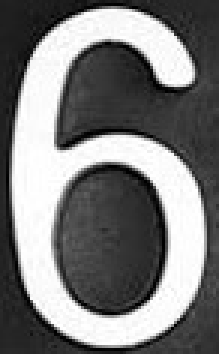
#> input picture 666.jpg, 73 x 118 px, given in place of 16-SomethingWentTerriblyWrongHere.jpg, which was not available (shown 3 times larger)
$ jupyter execute --allow-errors mo3eed.ipynb   (text cells are left out)
#> lines starting #> are read from the running program, lines starting #| are printed output that depends on the picture; after the words box and inside, x2 and y2 are one past the last pixel; in counts of white or black regions, pixels touching at a corner belong together; pictures that were not available may be replaced by others from this repository, and a replacement may not be noted
[cell 1]
import cv2
import urllib
import numpy as np
import matplotlib.pyplot as plt

[cell 2]
img = cv2.imread('C:/Users/Mazen Mohamed/PycharmProjects/cvphase1/16-SomethingWentTerriblyWrongHere.jpg')
#> img is the input picture: shape (118, 73, 3); min 0, max 255, mean 123

if img is not None:
    img_rgb = cv2.cvtColor(img, cv2.COLOR_BGR2RGB)

else:
    print("unable to read")

img_rgb = cv2.cvtColor(img, cv2.COLOR_BGR2RGB)

[cell 3]
plt.imshow(img_rgb);

[cell 4]
img_gray = cv2.cvtColor(img_rgb, cv2.COLOR_RGB2GRAY)
plt.imshow(img_gray, cmap="gray");

[cell 5]
img_gray_threshed = cv2.adaptiveThreshold(src=img_gray,
    maxValue=255,
    adaptiveMethod=cv2.ADAPTIVE_THRESH_GAUSSIAN_C,
    thresholdType=cv2.THRESH_BINARY_INV,
    blockSize=97,
    C=19
)
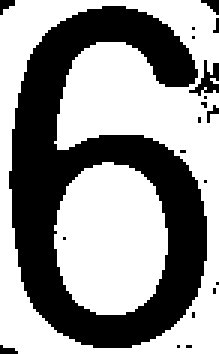
#> img_gray_threshed: shape (118, 73) (shown 3 times larger); 58.5% white; 20 black regions (18 under 20 px), largest, box (x1, y1, x2, y2) and area: (3, 2, 69, 116) 3444, (63, 20, 73, 32) 50
plt.imshow(img_gray_threshed, cmap="gray");

[cell 6]
# Detect lines that are not smaller in length than:
minLineLength = min(img_gray_threshed.shape[0],img_gray_threshed.shape[1])/1000
#> minLineLength = 0.073

lines = cv2.HoughLinesP(
    image=img_gray_threshed,
    rho=1,
    theta=np.pi/180,
    threshold=100,
    minLineLength=minLineLength,
    maxLineGap=15
)
#> lines = [[66, 0, 71, 117], [0, 5, 2, 115], [9, 0, 72, 63], [0, 114, 0, 6], [3, 115, 3, 2], [70, 3, 72, 117], [69, 117, 70, 32]]

tmp_img = np.zeros_like(img_gray_threshed, dtype = np.uint8)
for x1, y1, x2, y2 in lines[:,0]: cv2.line(tmp_img,(x1,y1),(x2,y2),(255,0,0),2)
#> this loop made 7 passes
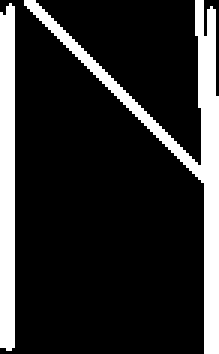
#> tmp_img: shape (118, 73) (shown 3 times larger); 17.5% white; 2 white regions, box (x1, y1, x2, y2) and area: (8, 0, 73, 118) 936, (0, 1, 5, 117) 568
plt.imshow(tmp_img, cmap='gray');

[cell 7]
kernel1 =np.ones((2,2),np.uint8)
kernel=np.ones((3,3),np.uint8)
# dilation=cv2.dilate(tmp_img,kernel1,iterations=5)
erosion=cv2.erode(tmp_img,kernel1,iterations=6)
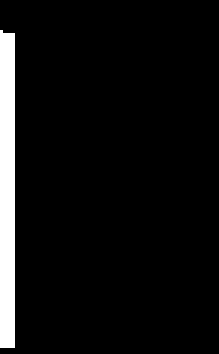
#> erosion: shape (118, 73) (shown 3 times larger); 6.1% white; 1 white region, box (x1, y1, x2, y2) and area: (0, 10, 5, 116) 526
dilation=cv2.dilate(erosion,kernel,iterations=4)
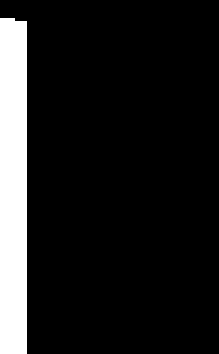
#> dilation: shape (118, 73) (shown 3 times larger); 11.7% white; 1 white region, box (x1, y1, x2, y2) and area: (0, 6, 9, 118) 1004

# closing =cv2.morphologyEx(img_gray_threshed,cv2.MORPH_CLOSE,kernel1,iterations=1)
# opeining =cv2.morphologyEx(dilation,cv2.MORPH_OPEN,kernel1,iterations=1)
# erosion=cv2.erode(opeining,kernel1,iterations=2)
plt.imshow(dilation,cmap="gray")

[cell 8]
tmp_img2 = np.zeros_like(img_gray_threshed, dtype = np.uint16)

def angle_between_lines(line1, line2):
    l1x1, l1y1, l1x2, l1y2 = line1
    l2x1, l2y1, l2x2, l2y2 = line2
    a1 = np.rad2deg(np.arctan2(l1y2 - l1y1, l1x2 - l1x1))
    a2 = np.rad2deg(np.arctan2(l2y2 - l2y1, l2x2 - l2x1))
    return np.abs(a1 - a2)

def intersection_point(line1, line2):
    # https://en.wikipedia.org/wiki/Line%E2%80%93line_intersection
    l1x1, l1y1, l1x2, l1y2 = line1
    l2x1, l2y1, l2x2, l2y2 = line2
    nx = (l1x1*l1y2-l1y1*l1x2)*(l2x1-l2x2)-(l2x1*l2y2-l2y1*l2x2)*(l1x1-l1x2)
    ny = (l1x1*l1y2-l1y1*l1x2)*(l2y1-l2y2)-(l2x1*l2y2-l2y1*l2x2)*(l1y1-l1y2)
    d = (l1x1-l1x2)*(l2y1-l2y2)-(l1y1-l1y2)*(l2x1-l2x2)
    px = int(nx / d)
    py = int(ny / d)
    return (px, py)

def point_on_line(point, line):
    def distance(pfrom, pto): return np.sqrt((pfrom[0] - pto[0])**2 + (pfrom[1] - pto[1])**2)
    diff = distance(point, line[0:2]) + distance(point, line[2:4]) - distance(line[0:2], line[2:4])
    return np.abs(diff) < 75

intersections = []
num_of_lines = len(lines[:,0])
#> num_of_lines = 7
for i in range(num_of_lines):
    for j in range(i+1, num_of_lines):
        line1 = lines[i,0]
        line2 = lines[j,0]
        if (line1 is line2): continue
        a = angle_between_lines(line1, line2)
        if (a < 80 or a > 100): continue
        p = intersection_point(line1, line2)
        if point_on_line(p, line1) and point_on_line(p, line2):
            tmp_img2[p[::-1]] = 1201
            intersections.append(p[::-1])
#> tmp_img2: shape (118, 73) uint16; every value is 0
#> after the loop, intersections = []

plt.imshow(tmp_img2 + tmp_img, cmap="gray", vmin=0, vmax=1255);
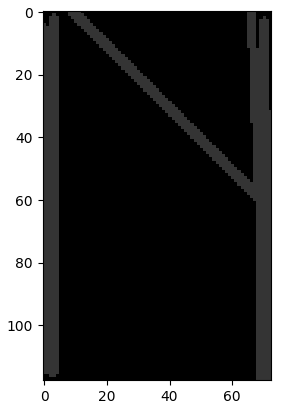
#> figure drawn by matplotlib, 1 panel

#> (a cell that did not finish here is left out)

[cell 10]
y, x = img_gray_threshed.shape
#> y = 118; x = 73
src_coords = np.float32([[0,0], [x,0], [x,y], [0,y]])
#> src_coords = [[0, 0], [73, 0], [73, 118], [0, 118]]
#> (the rest of this cell did not finish here and is left out)

#> (a cell that did not finish here is left out)

[cell 12]
import cv2
import matplotlib.pyplot as plt

# Read the image
image = cv2.imread('05-Ya3amSheel2elCoinYa3am.jpg')
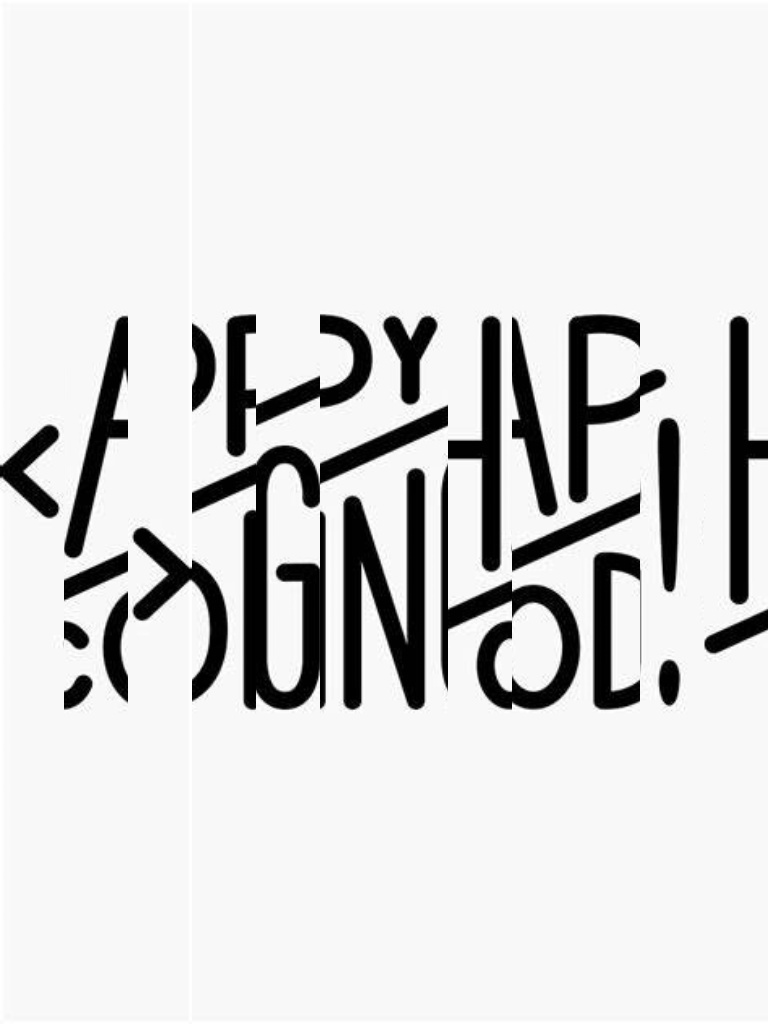
#> input picture shredded.jpg, 768 x 1024 px, given in place of 05-Ya3amSheel2elCoinYa3am.jpg, which was not available
#> image is the input picture: shape (1024, 768, 3); min 0, max 255, mean 219.5

# Coordinates of the area to hide
top_left = (730, 0)
bottom_right = (996, 98)

# Ensure coordinates are within image bounds
if (top_left[0] < bottom_right[0]) and (top_left[1] < bottom_right[1]) \
        and (bottom_right[0] <= image.shape[1]) and (bottom_right[1] <= image.shape[0]):

    # Extract the region to hide
    region_to_hide = image[top_left[1]:bottom_right[1], top_left[0]:bottom_right[0]]

    # Blur the extracted region (you can use different blurring techniques)
    blurred_region = cv2.GaussianBlur(region_to_hide, (35, 35), 0)

    # Replace the region with the blurred content
    image[top_left[1]:bottom_right[1], top_left[0]:bottom_right[0]] = blurred_region

    # Display the image with the hidden area using plt.imshow()
    plt.figure(figsize=(8, 6))
    plt.imshow(cv2.cvtColor(image, cv2.COLOR_BGR2RGB))
    plt.title('Image with Hidden Area')
    plt.axis('off')
    plt.show()

else:
    print("Coordinates are invalid or outside image bounds")

[cell 13]
import cv2
import matplotlib.pyplot as plt
import numpy as np

# Read the image
image = cv2.imread('05-Ya3amSheel2elCoinYa3am.jpg')

# Coordinates of the area to hide
top_left = (816, 91)
bottom_right = (914, 194)

# Ensure coordinates are within image bounds
if (top_left[0] < bottom_right[0]) and (top_left[1] < bottom_right[1]) \
        and (bottom_right[0] <= image.shape[1]) and (bottom_right[1] <= image.shape[0]):

    # Create a mask to exclude the specified region
    mask = np.zeros_like(image)
    mask[top_left[1]:bottom_right[1], top_left[0]:bottom_right[0]] = 255

    # Invert the mask
    mask_inv = cv2.bitwise_not(mask)

    # Apply bitwise AND operation to the original image and the inverted mask
    result = cv2.bitwise_and(image, mask_inv)

    # Apply bitwise AND operation with the original image to retain the edges
    final_result = cv2.bitwise_and(image, result)

    # Display the final image
    plt.figure(figsize=(8, 6))
    plt.imshow(cv2.cvtColor(final_result, cv2.COLOR_BGR2RGB))
    plt.title('Image with Removed Area and Retained Edges')
    plt.axis('off')
    plt.show()

else:
    print("Coordinates are invalid or outside image bounds")

[cell 14]
import cv2

# Read the image
image = cv2.imread('05-Ya3amSheel2elCoinYa3am.jpg')

# Initialize variables for storing selected coordinates
top_left = None
bottom_right = None
cropping = False

def select_roi(event, x, y, flags, param):
    global top_left, bottom_right, cropping

    if event == cv2.EVENT_LBUTTONDOWN:
        top_left = (x, y)
        cropping = True

    elif event == cv2.EVENT_LBUTTONUP:
        bottom_right = (x, y)
        cropping = False

        # Draw the selected region on the image
        cv2.rectangle(image, top_left, bottom_right, (0, 255, 0), 2)
        cv2.imshow('Select Region', image)

# Display the image and set mouse callback
cv2.imshow('Select Region', image)
cv2.setMouseCallback('Select Region', select_roi)

# Wait for the user to select the region and press 'q' to exit
while True:
    key = cv2.waitKey(1) & 0xFF
#> (key q is pressed here)
    if key == ord('q'):
        break

cv2.destroyAllWindows()

# Display the selected coordinates
print("Top Left Coordinates:", top_left)
print("Bottom Right Coordinates:", bottom_right)

[cell 15]
import cv2

# Initialize ORB detector
orb = cv2.ORB_create(nfeatures=15000)
# Capture video from the default camera (usually webcam)
cap = cv2.VideoCapture(0)

while True:
    ret, frame = cap.read()
    if not ret:
        break

    # Detect keypoints and compute descriptors
    keypoints, descriptors = orb.detectAndCompute(frame, None)
#> keypoints = 4 keypoints; (x, y, size): (34, 76, 31), (31, 55, 31), (36, 54, 31), (39, 44, 31)

    # Draw keypoints on the frame
    frame_with_keypoints = cv2.drawKeypoints(frame, keypoints, None, color=(0, 255, 0), flags=0)

    # Display the frame with keypoints
    cv2.imshow('ORB Keypoints', frame_with_keypoints)

    if cv2.waitKey(1) & 0xFF == ord('q'):
#> (key q is pressed here)
        break

# Release the camera and close windows
cap.release()
cv2.destroyAllWindows()
